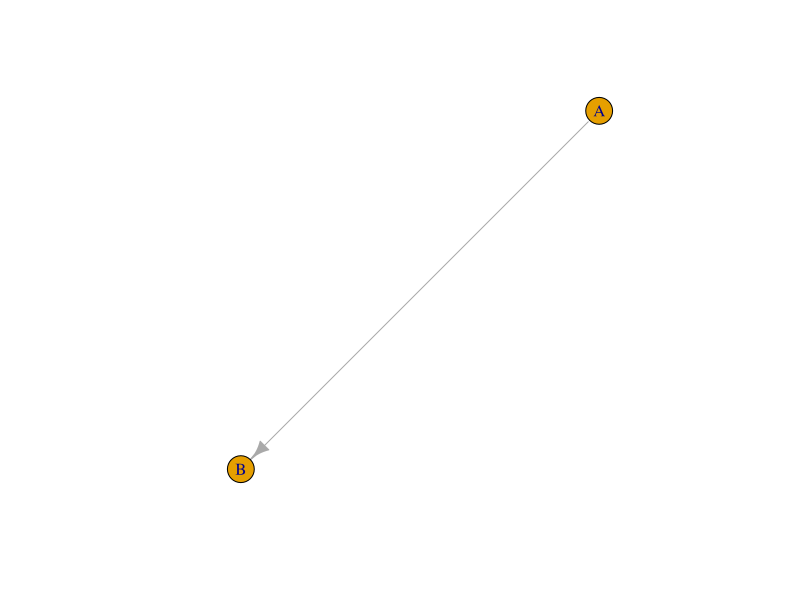
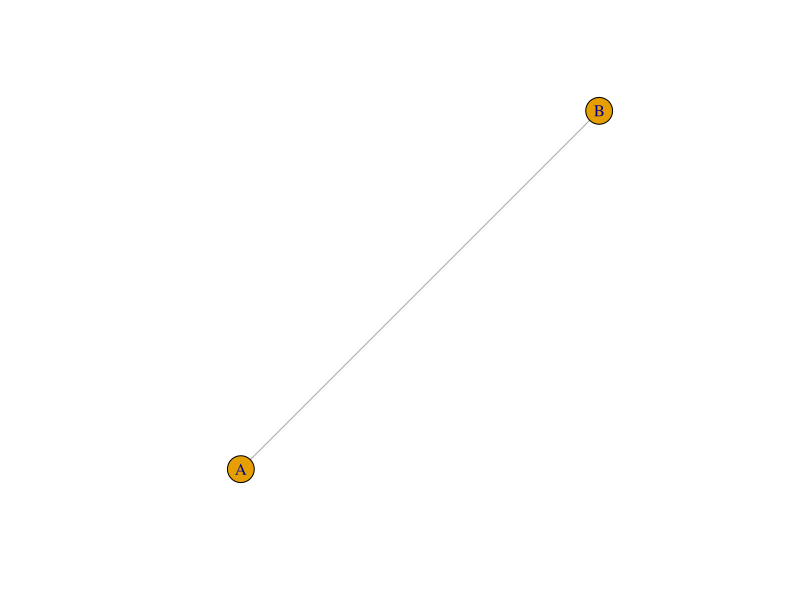
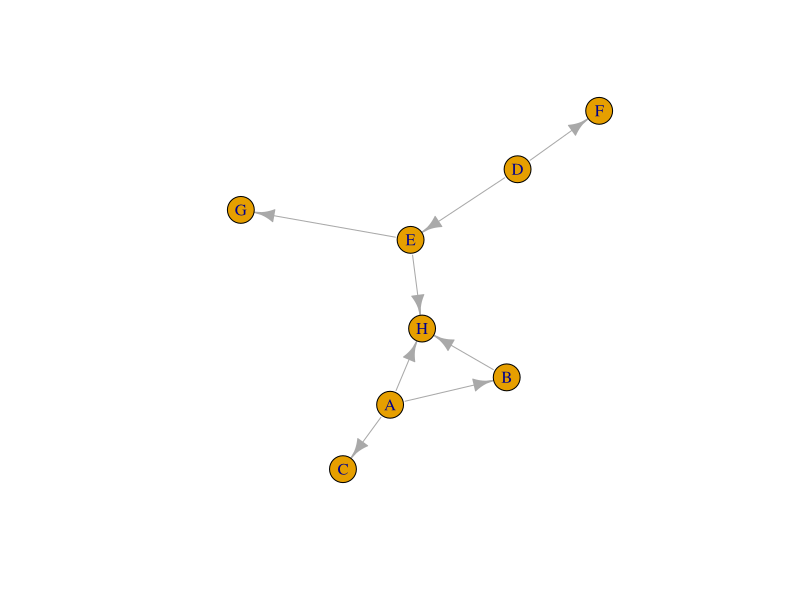

Generate these figures, in order, with R:
## ---- chunk 1
knitr::opts_chunk$set(echo = TRUE)
## ---- chunk 2
#directed
library(igraph)
g <- graph_from_literal(A-+B)
plot(g)
## ---- chunk 3
#undirected
library(igraph)
g <- graph_from_literal(A--B)
plot(g)
## ---- chunk 4
g <- graph_from_literal(A-+B,
                        A-+C,
                        D-+E,
                        D-+F,
                        E-+G,
                        E-+H,
                        A-+H,
                        B-+H)
plot(g)
